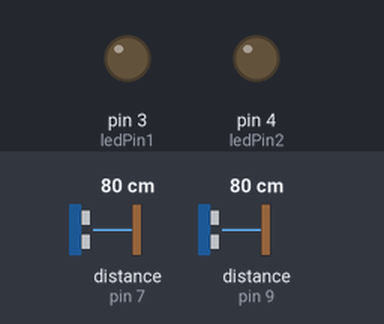
The sketch below on a simulated Arduino Uno, built with avr-gcc and run on an emulated ATmega328P. Parts: output pins drawn as LEDs (lit = HIGH). Wiring (inferred from the names in the program): 2 × ultrasonic range finder: trigger pin 6, echo pin 7 / trigger pin 8, echo pin 9. The inputs (shaded band) are chosen by the test bench; at power-on: distance to the obstacle (sensors on pin 7, pin 9) 80 cm. The echo pulse lasts 58.3 µs per cm; pins used as bus, display or sensor lines are not drawn; what the sketch prints to the serial monitor is not drawn.

Above: at 1.2 s.
1.3 s: distance to the obstacle (sensor on pin 7) set to 2 cm
At 2.1 s:
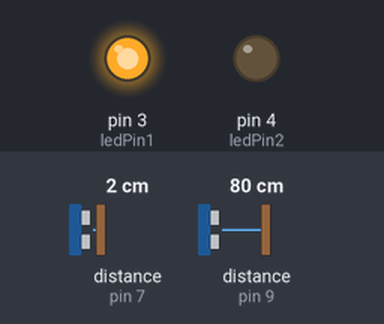
2.8 s: distance to the obstacle (sensor on pin 9) set to 18 cm
4.9 s: distance to the obstacle (sensor on pin 9) set to 14 cm
At 6.0 s:
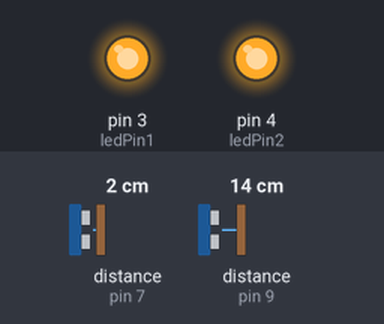
6.4 s: distance to the obstacle (sensor on pin 7) set to 13 cm
9.4 s: distance to the obstacle (sensor on pin 7) set to 18 cm
At 11.9 s:
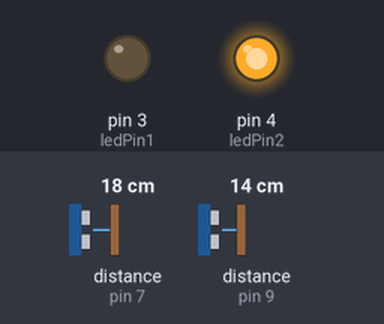
12.4 s: distance to the obstacle (sensor on pin 7) set to 4 cm
At 14.7 s:
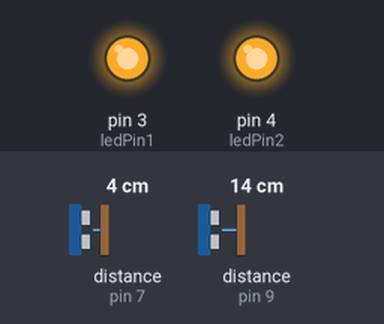
Timing chart, 0 to 15.9 s (numbered marks = the images above; inputs shaded):
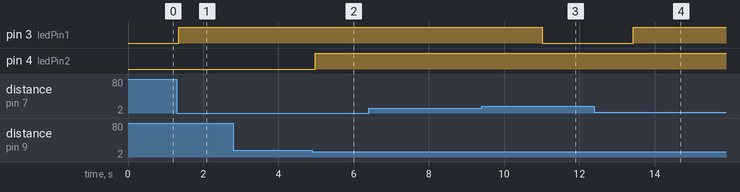

Measured:
- the behaviour switches between 16 and 15 cm on distance to the obstacle (sensor on pin 9) (found by bisection; images 1 and 2)
- the behaviour switches between 15 and 16 cm on distance to the obstacle (sensor on pin 7) (found by bisection; images 2 and 3)
- after the input at 1.3 s, pin 3 (ledPin1): LOW → HIGH at once
- after the input at 2.8 s, every drawn part: stays the same
- after the input at 4.9 s, pin 4 (ledPin2): LOW → HIGH after 0.07 s
- after the input at 6.4 s, every drawn part: stays the same
- after the input at 9.4 s, pin 3 (ledPin1): HIGH → LOW after 1.6 s
- after the input at 12.4 s, pin 3 (ledPin1): LOW → HIGH after 1.0 s

The sketch:

Automatic_Street_light.ino
```cpp
int ledPin1 = 3;
int ledPin2 = 4;
///int ledPin3 = 5;

int trigPin1 = 6;
int echoPin1 = 7;

int trigPin2 = 8;
int echoPin2 = 9;

//int trigPin3 = 10;
//int echoPin3 = 11;

void setup() {
  Serial.begin (9600);
  pinMode(trigPin1, OUTPUT);
  pinMode(echoPin1, INPUT);

  pinMode(trigPin2, OUTPUT);
  pinMode(echoPin2, INPUT);

//  pinMode(trigPin3, OUTPUT);
//  pinMode(echoPin3, INPUT);

  pinMode(ledPin1, OUTPUT);
  pinMode(ledPin2, OUTPUT);
//  pinMode(ledPin3, OUTPUT);
}

void firstsensor(){ // This function is for first sensor.
  int duration1, distance1;
  digitalWrite (trigPin1, HIGH);
  delayMicroseconds (10);
  digitalWrite (trigPin1, LOW);
  duration1 = pulseIn (echoPin1, HIGH);
  distance1 = (duration1/2) / 29.1;

      Serial.print("1st Sensor: ");
      Serial.print(distance1);
      Serial.print("cm    ");

  if (distance1 < 15) {  // Change the number for long or short distances.
    digitalWrite (ledPin1, HIGH);
    delay(1200);
  } else {
    digitalWrite (ledPin1, LOW);
  }
}
void secondsensor(){ // This function is for second sensor.
    int duration2, distance2;
    digitalWrite (trigPin2, HIGH);
    delayMicroseconds (10);
    digitalWrite (trigPin2, LOW);
    duration2 = pulseIn (echoPin2, HIGH);
    distance2 = (duration2/2) / 29.1;

      Serial.print("2nd Sensor: ");
      Serial.print(distance2);
      Serial.print("cm    ");

    if (distance2 < 15) {  // Change the number for long or short distances.
      digitalWrite (ledPin2, HIGH);
      delay(1200);
    }
 else {
      digitalWrite (ledPin2, LOW);
    }
}
/*void thirdsensor(){ // This function is for third sensor.
    int duration3, distance3;
    digitalWrite (trigPin3, HIGH);
    delayMicroseconds (10);
    digitalWrite (trigPin3, LOW);
    duration3 = pulseIn (echoPin3, HIGH);
    distance3 = (duration3/2) / 29.1;

      Serial.print("3rd Sensor: ");
      Serial.print(distance3);
      Serial.print("cm");

    if (distance3 < 10) {  // Change the number for long or short distances.
      digitalWrite (ledPin3, HIGH);
    }
 else {
      digitalWrite (ledPin3, LOW);
    }
}*/

void loop() {
Serial.println("\n");
firstsensor();
secondsensor();
//thirdsensor();
delay(10);
}
```
